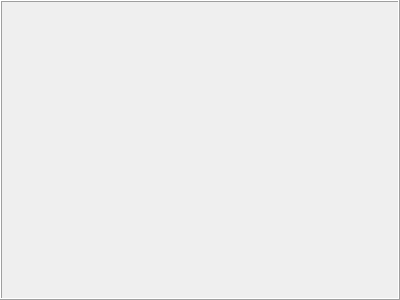
<?xml version="1.0" encoding="UTF-8"?>
<ui version="4.0">
 <class>FrameChart</class>
 <widget class="QFrame" name="FrameChart">
  <property name="geometry">
   <rect>
    <x>0</x>
    <y>0</y>
    <width>400</width>
    <height>300</height>
   </rect>
  </property>
  <property name="cursor">
   <cursorShape>CrossCursor</cursorShape>
  </property>
  <property name="mouseTracking">
   <bool>true</bool>
  </property>
  <property name="windowTitle">
   <string>Chart</string>
  </property>
  <property name="windowOpacity">
   <double>0.800000000000000</double>
  </property>
  <property name="frameShape">
   <enum>QFrame::Box</enum>
  </property>
  <property name="frameShadow">
   <enum>QFrame::Raised</enum>
  </property>
 </widget>
 <resources/>
 <connections/>
</ui>
